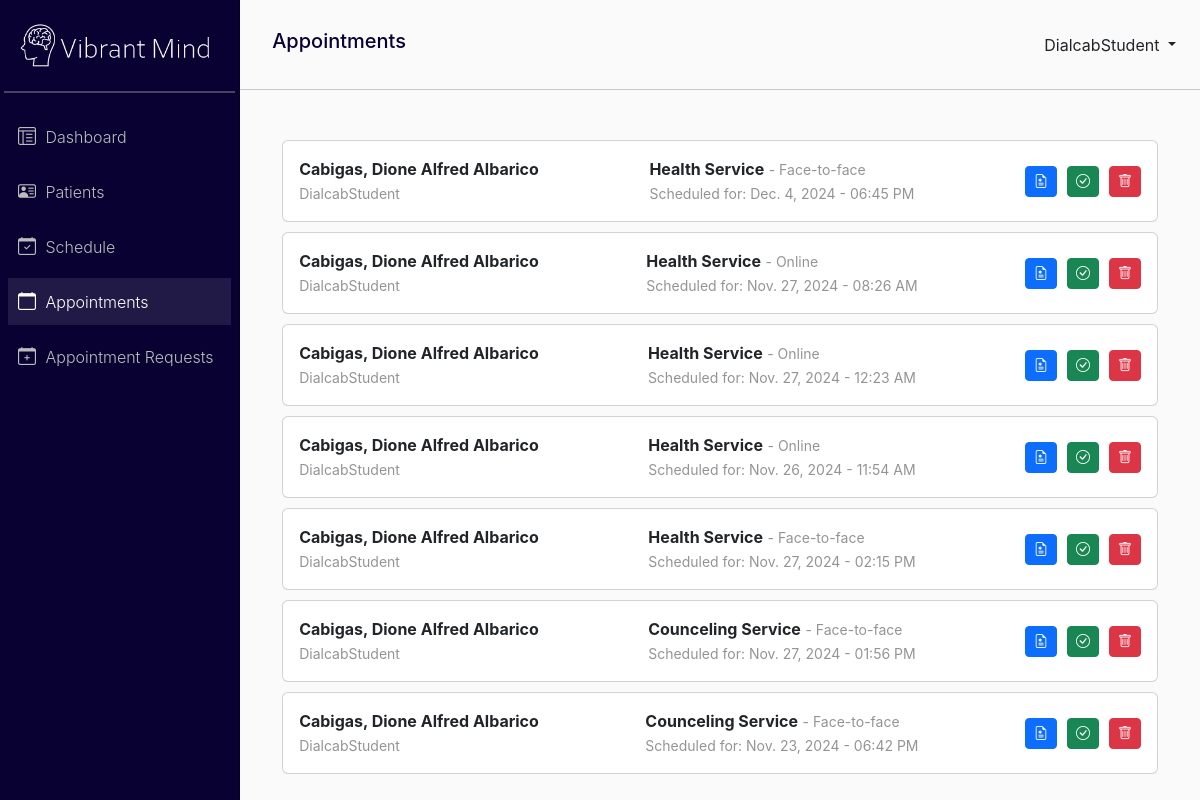
Before: /staff/appointment/ (signed in) with the older database file.
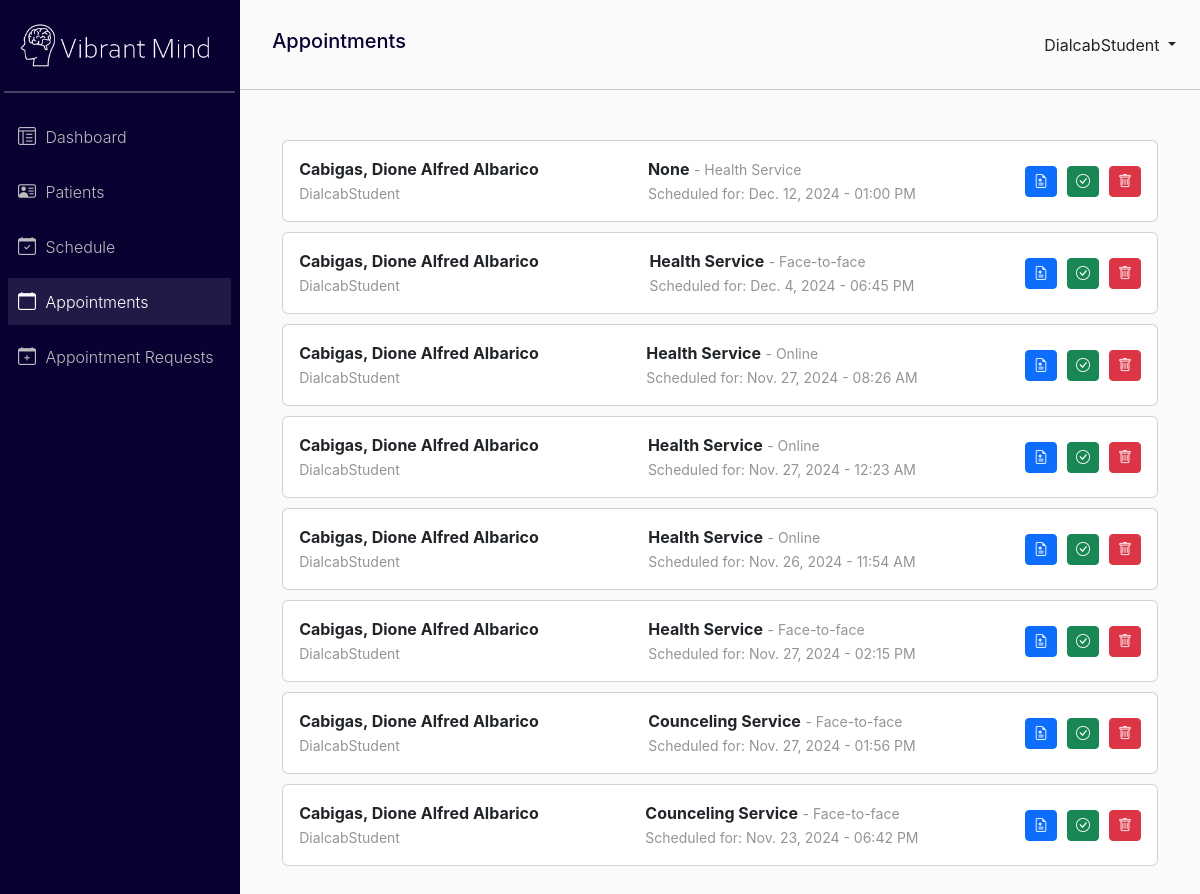
After: the same page with the newer database file.
### VibrantMind_app/models.py (models this page shows, shortened)
class Appointment(models.Model):
    SESSION_TYPE = (
        ('Health Service', 'Health Service'),
        ('Counceling Service', 'Counceling Service'),
    )
    STAFF_CHOICE = (
        ('Health Staff', 'Health Staff'),
        ('Counceling Staff', 'Counceling Staff'),
    )
    APPOINTMENT_TYPE = (
        ('Face-to-face', 'Face-to-Face'),
        ('Online', 'Online'),
    )
    patient = models.ForeignKey(Patient, on_delete=models.CASCADE)
    session_type = models.CharField(max_length=100, choices=SESSION_TYPE, null=True)
    appointment_type = models.CharField(max_length=100, choices=APPOINTMENT_TYPE, null=True)
    date = models.DateField(blank=True, null=True)
    time = models.TimeField(blank=True, null=True)
    staff = models.CharField(max_length=100, choices=STAFF_CHOICE, blank=True)
    notes = models.TextField(null=True)
    dateRequested = models.DateField(auto_now_add=True, null=True)
    timeRequested = models.TimeField(auto_now_add=True, null=True)
    approval = models.BooleanField(default=False)
    is_done = models.BooleanField(default=False)
    is_removed = models.BooleanField(default=False)

class Patient(models.Model):
    userProfile = models.OneToOneField(UserProfile, on_delete=models.CASCADE)
    phone_number = models.CharField(max_length=15, blank=True, null=True)
    emergency_contact_name = models.CharField(max_length=100, blank=True, null=True)
    emergency_contact_relationship = models.CharField(max_length=100, blank=True, null=True)
    emergency_contact_phone = models.CharField(max_length=15, blank=True, null=True)
    address = models.TextField(blank=True, null=True)
    date_of_birth = models.DateField(blank=True, null=True)

class UserProfile(models.Model):
    USER_TYPE = (
        ('student', 'Student'),
        ('staff', 'Staff'),
    )
    GENDER_CHOICE = (
        ('M', 'Male'),
        ('F', 'Female'),
    )
    user = models.OneToOneField(User, on_delete=models.CASCADE)
    lastName = models.CharField(max_length=100, blank=True, null=True)
    firstName = models.CharField(max_length=100, blank=True, null=True)
    middleName = models.CharField(max_length=100, blank=True, null=True)
    age = models.PositiveIntegerField(blank=True, null=True)
    gender = models.CharField(max_length=1, choices=GENDER_CHOICE, blank=True, null=True)
    email = models.CharField(max_length=100, blank=True, null=True)
    user_type = models.CharField(max_length=50, choices=USER_TYPE, blank=True, null=True)

### VibrantMind_app/views.py (the view)
# urls.py: path('staff/appointment/', views.appointment_view, name='appointment_list'),
@login_required
def appointment_view(request):
    status = request.GET.get('status', 'not_done')  # Default: Not Done
    if status == 'done':
        appointments = Appointment.objects.filter(is_done=True).order_by('-dateRequested', '-timeRequested')
    else:
        appointments = Appointment.objects.filter(approval=True, is_done=False, is_removed=False).order_by('-dateRequested', '-timeRequested')
    context = {'appointments': appointments}
    return render(request, 'staff/appointment.html', context)

### VibrantMind_app/templates/Staff/appointment.html (shortened to what this page needs)
{% extends 'staff/base.html' %}
{% block navTitle %}Appointments{% endblock %}
{% block content %}
<div class="container-fluid" style="margin-top: 20px;">
    {% for appointment in appointments %}
            <div class="card" style="margin-bottom: 10px;">
                <div class="card-body">
                    <div class="d-flex" style="justify-content: space-between;">
                        <div>
                            <b>{{ appointment.patient.userProfile.lastName }}, {{ appointment.patient.userProfile.firstName }} {{ appointment.patient.userProfile.middleName }}</b>
                            <br> <span class="appointment-card-span">{{ appointment.patient.userProfile.user.username }}</span>
                        </div>
                        <div style="margin: auto 0;">
                            <b>{{ appointment.session_type }}</b> <span class="appointment-card-span"> - {{ appointment.appointment_type }}</span>
                            <br> <span class="appointment-card-span">Scheduled for: {{ appointment.date }} - {{ appointment.time|time:"h:i A" }}</span>
                        </div>
                        <div style="margin: auto 0; display: flex; gap: 10px;">
                            <button type="button" class="btn btn-primary btn-sm" data-bs-toggle="modal" data-bs-target="#prescriptionModal{{ appointment.patient.id }}">
                                <i class="bi bi-file-earmark-medical"></i>
                            </button>
                            <form method="post" action="{% url 'mark_appointment_done' appointment.id %}">
                                <button type="submit" class="btn btn-success btn-sm">
                                    <i class="bi bi-check-circle"></i>
                                </button>
                            </form>
                            <form method="post" action="{% url 'delete_appointment' appointment.id %}">
                                <button type="submit" class="btn btn-danger btn-sm">
                                    <i class="bi bi-trash"></i>
                                </button>
                            </form>
                        </div>
                    </div>
                </div>
            </div>
    {% endfor %}
</div>
{% endblock %}

Changed rows visible on the page:
added Appointment: patient.userProfile.lastName "Cabigas", patient.userProfile.firstName "Dione Alfred", patient.userProfile.middleName "Albarico", patient.userProfile.user.username "DialcabStudent", session_type "None", appointment_type "Health Service", date "Dec. 12, 2024", time "01:00 PM"
